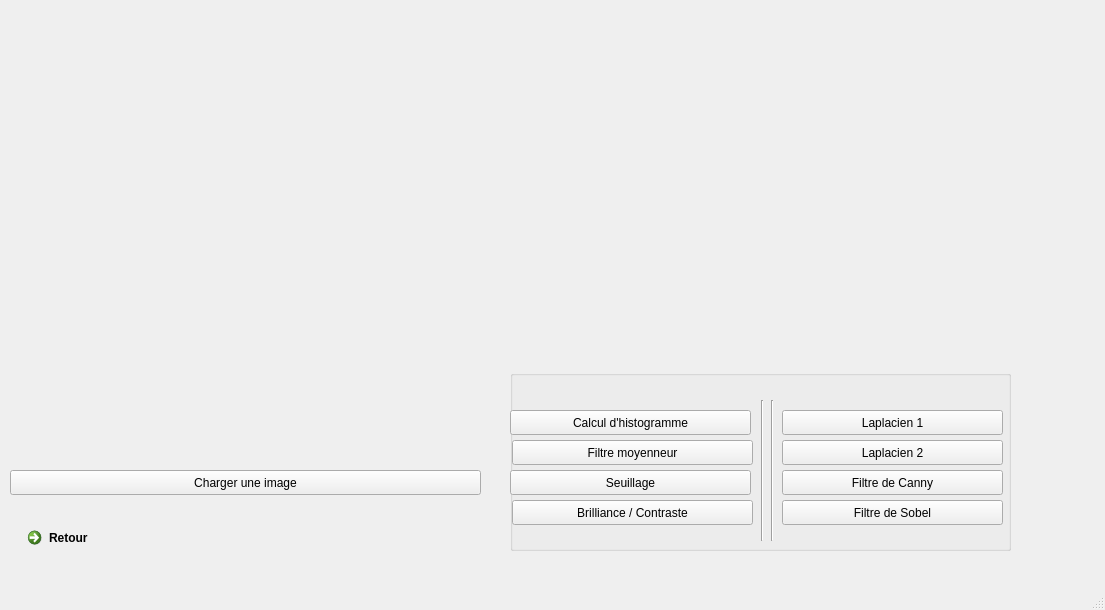
<?xml version="1.0" encoding="UTF-8"?>
<ui version="4.0">
 <class>otherWindow</class>
 <widget class="QMainWindow" name="otherWindow">
  <property name="geometry">
   <rect>
    <x>0</x>
    <y>0</y>
    <width>1105</width>
    <height>610</height>
   </rect>
  </property>
  <property name="windowTitle">
   <string>MainWindow</string>
  </property>
  <widget class="QWidget" name="centralwidget">
   <widget class="QPushButton" name="pushButton_3">
    <property name="geometry">
     <rect>
      <x>10</x>
      <y>470</y>
      <width>471</width>
      <height>25</height>
     </rect>
    </property>
    <property name="text">
     <string>Charger une image</string>
    </property>
   </widget>
   <widget class="QLabel" name="label2">
    <property name="geometry">
     <rect>
      <x>512</x>
      <y>40</y>
      <width>491</width>
      <height>301</height>
     </rect>
    </property>
    <property name="text">
     <string/>
    </property>
   </widget>
   <widget class="QLabel" name="label1">
    <property name="geometry">
     <rect>
      <x>12</x>
      <y>40</y>
      <width>471</width>
      <height>301</height>
     </rect>
    </property>
    <property name="text">
     <string/>
    </property>
   </widget>
   <widget class="QCommandLinkButton" name="commandLinkButton">
    <property name="geometry">
     <rect>
      <x>20</x>
      <y>520</y>
      <width>177</width>
      <height>41</height>
     </rect>
    </property>
    <property name="text">
     <string>Retour</string>
    </property>
   </widget>
   <widget class="QGroupBox" name="groupBox">
    <property name="geometry">
     <rect>
      <x>510</x>
      <y>370</y>
      <width>501</width>
      <height>181</height>
     </rect>
    </property>
    <property name="title">
     <string/>
    </property>
    <widget class="QPushButton" name="pushButton">
     <property name="geometry">
      <rect>
       <x>0</x>
       <y>40</y>
       <width>241</width>
       <height>25</height>
      </rect>
     </property>
     <property name="text">
      <string>Calcul d'histogramme</string>
     </property>
    </widget>
    <widget class="QPushButton" name="pushButton_8">
     <property name="geometry">
      <rect>
       <x>272</x>
       <y>130</y>
       <width>221</width>
       <height>25</height>
      </rect>
     </property>
     <property name="text">
      <string>Filtre de Sobel</string>
     </property>
    </widget>
    <widget class="QPushButton" name="pushButton_1">
     <property name="geometry">
      <rect>
       <x>2</x>
       <y>70</y>
       <width>241</width>
       <height>25</height>
      </rect>
     </property>
     <property name="text">
      <string>Filtre moyenneur</string>
     </property>
    </widget>
    <widget class="Line" name="line">
     <property name="geometry">
      <rect>
       <x>242</x>
       <y>30</y>
       <width>21</width>
       <height>141</height>
      </rect>
     </property>
     <property name="orientation">
      <enum>Qt::Vertical</enum>
     </property>
    </widget>
    <widget class="Line" name="line_2">
     <property name="geometry">
      <rect>
       <x>252</x>
       <y>30</y>
       <width>21</width>
       <height>141</height>
      </rect>
     </property>
     <property name="orientation">
      <enum>Qt::Vertical</enum>
     </property>
    </widget>
    <widget class="QPushButton" name="pushButton_4">
     <property name="geometry">
      <rect>
       <x>2</x>
       <y>130</y>
       <width>241</width>
       <height>25</height>
      </rect>
     </property>
     <property name="text">
      <string>Brilliance / Contraste</string>
     </property>
    </widget>
    <widget class="QPushButton" name="pushButton_5">
     <property name="geometry">
      <rect>
       <x>0</x>
       <y>100</y>
       <width>241</width>
       <height>25</height>
      </rect>
     </property>
     <property name="text">
      <string>Seuillage</string>
     </property>
    </widget>
    <widget class="QPushButton" name="pushButton_2">
     <property name="geometry">
      <rect>
       <x>272</x>
       <y>100</y>
       <width>221</width>
       <height>25</height>
      </rect>
     </property>
     <property name="text">
      <string>Filtre de Canny</string>
     </property>
    </widget>
    <widget class="QPushButton" name="pushButton_7">
     <property name="geometry">
      <rect>
       <x>272</x>
       <y>70</y>
       <width>221</width>
       <height>25</height>
      </rect>
     </property>
     <property name="text">
      <string>Laplacien 2</string>
     </property>
    </widget>
    <widget class="QPushButton" name="pushButton_6">
     <property name="geometry">
      <rect>
       <x>272</x>
       <y>40</y>
       <width>221</width>
       <height>25</height>
      </rect>
     </property>
     <property name="text">
      <string>Laplacien 1</string>
     </property>
    </widget>
   </widget>
   <widget class="QLabel" name="label">
    <property name="geometry">
     <rect>
      <x>70</x>
      <y>40</y>
      <width>951</width>
      <height>321</height>
     </rect>
    </property>
    <property name="text">
     <string/>
    </property>
   </widget>
  </widget>
  <widget class="QMenuBar" name="menubar">
   <property name="geometry">
    <rect>
     <x>0</x>
     <y>0</y>
     <width>1105</width>
     <height>22</height>
    </rect>
   </property>
  </widget>
  <widget class="QStatusBar" name="statusbar"/>
 </widget>
 <resources/>
 <connections/>
</ui>
